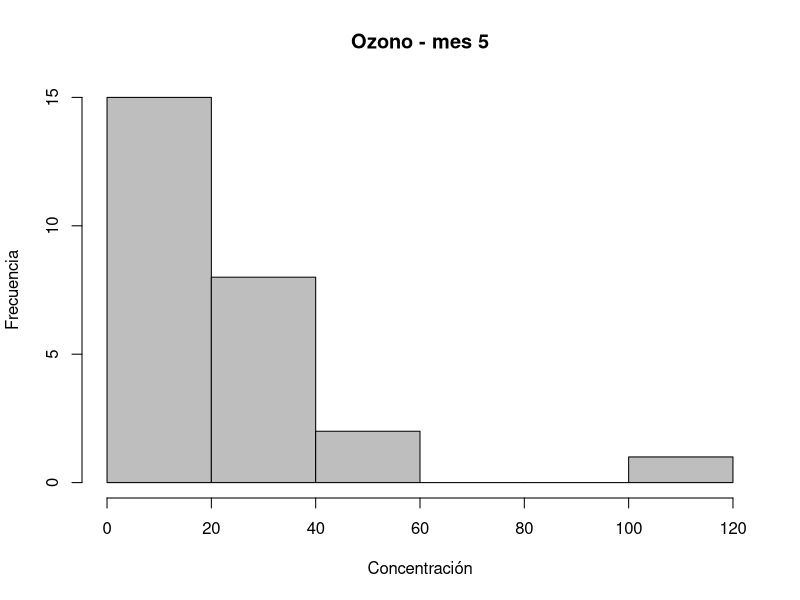

Recreate this plot in R. (Note: this script raises an error after producing the figure.)
## ---- chunk 1

head(airquality)
tail(airquality)
dim(airquality)

table(airquality$Month)
class(airquality$Month)

airquality$Month <- factor(airquality$Month)
## ---- chunk 2

filtered_data <- airquality[(airquality$Month == 5) | (airquality$Month == 7) | (airquality$Month == 9), ]

ozone_by_month <- split(filtered_data$Ozone, filtered_data$Month)

invisible(lapply(names(ozone_by_month), function(month) {
  hist(ozone_by_month[[month]], 
       main = paste("Ozono - mes", month),
       xlab = "Concentración", ylab = "Frecuencia",
       col = "gray", breaks=5)
}))



